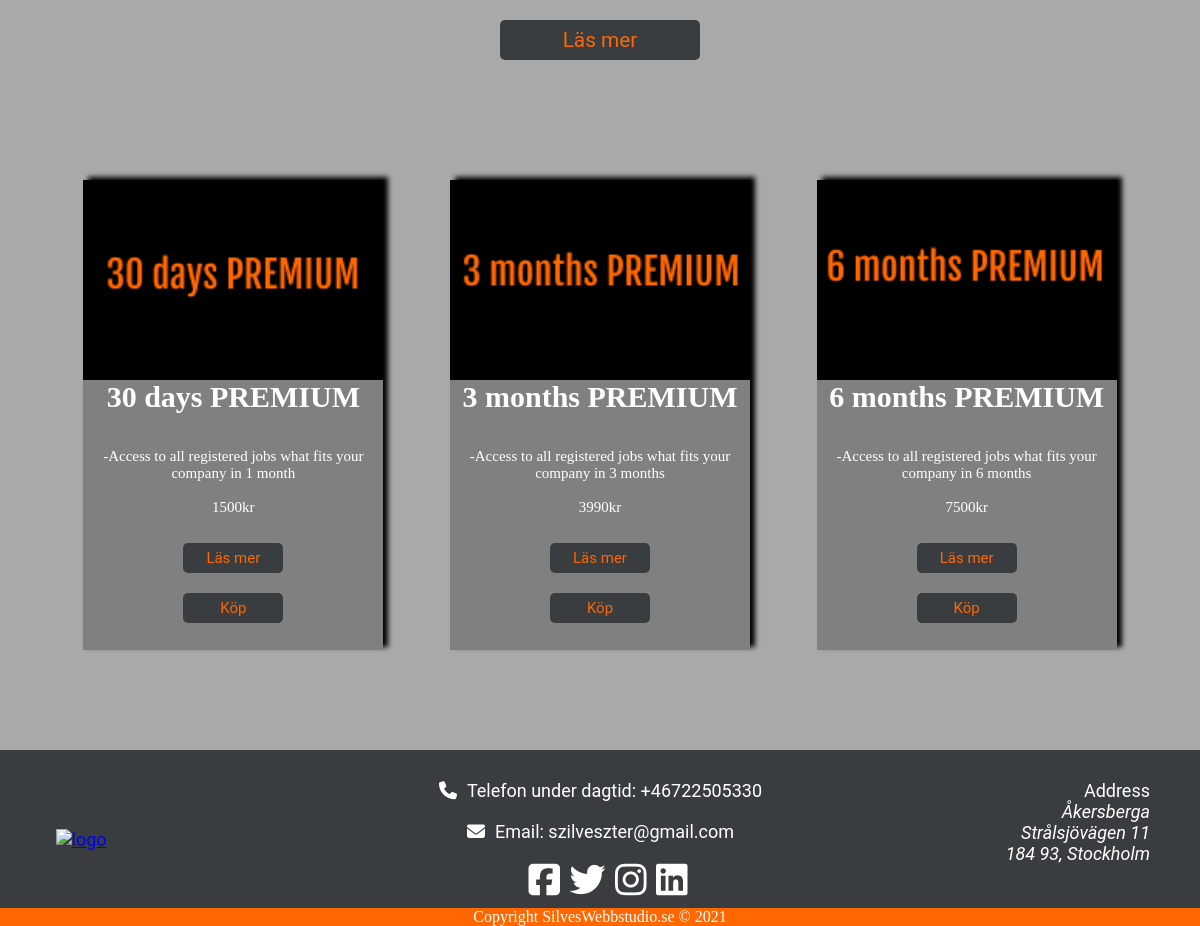
/v1/products/allProducts.php, run on the app's committed database.
### tables this page shows
CREATE TABLE `products` (
  `ID` int(11) NOT NULL,
  `name` varchar(50) NOT NULL,
  `price` int(15) NOT NULL,
  `description` text NOT NULL,
  `file_name` varchar(300) NOT NULL,
  `validTime` varchar(10) NOT NULL
);

### objects/products.php (called while the page is built, shortened)
<?php
class Product {
    private $database_handler;
    public function __construct( $database_handler_IN ) {
        $this->database_handler = $database_handler_IN;
    }
public function fetchAllProducts() {
$query_string = "SELECT id, name, description, price, file_name FROM products";
$statementHandler = $this->database_handler->prepare($query_string);
if($statementHandler !== false) {
    $statementHandler->execute();
    return $statementHandler->fetchAll();
} else {
    echo "Could not create database statement!";
    die();
}
}
}
?>

### v1/products/allProducts.php (the view, shortened to what this page needs)
<?php
include("../../objects/products.php");
$product_handler = new Product($databaseHandler);
$row = $product_handler->fetchAllProducts();
?>
<link rel="stylesheet" href="../../css/styles.css">
<div class="productsPage">
<form method="POST" action="../company/companyProfile.php">
                        <input class="submitButton" type="submit" value="Läs mer" />
                    </form>
    <div class="products">
        <div class="productsContainer">
            <?php
            foreach ($row as $product) {
            ?>
                <div class="singleProductContainer">
                    <img src='../../uploads/<?php echo $product['file_name'] ?>'>
                    <span>
                        <h1><?= $product['name'] ?></h1></br>
                    </span><br />
                    <span><?= $product['description'] ?></br></span><br />
                    <span><?= $product['price'] ?>kr</br></span><br />
                    <form method="POST" action="singleProduct.php">
                        <input class="productSubmitButton" type="submit" value="Läs mer" />
                    </form>
                    <form method="POST" action="http://localhost/examensarbete/v1/checkouts/checkout.php">
                        <input class="productSubmitButton" type="submit" value="Köp" />
                    </form>
                </div>
            <?php   } ?>
        </div>
    </div>
</div>
<?php include("../../footer.php"); ?>

### footer.php (shortened to what this page needs)
<footer>
    <div class="footerContent">
        <div class="footer-left">
        <div class="footerLogo">
            <a href="http://localhost/examensarbete/index.php" ><img src="https://i.ibb.co/3kJG2F1/Worknetworkwhite.png" alt="logo"></a>
        </div>
</div>
        <div class="footer-center">
            <div class="footerContacts">
                <div class="tel">
                    <i class="fa fa-phone"></i><a href="tel:+46722505330">Telefon under dagtid: +46722505330</a>
                </div>
                <div class="mail">
                    <i class="fa fa-envelope"></i><a href="mailto:szilveszter.mag98@gmail.com">Email: szilveszter@gmail.com</a>
                </div>
                <div class="footer-icons">
                    <a href="http://www.facebook.com"><i class="fab fa-facebook-square fa-2x"></i></a>
                    <a href="http://www.twitter.com"><i class="fab fa-twitter fa-2x"></i></a>
                    <a href="http://www.instagram.com"><i class="fab fa-instagram fa-2x"></i></a>
                    <a href="http://www.linkedin.com"><i class="fab fa-linkedin fa-2x"></i></a>
                </div>
            </div>
        </div>
        <div class="footer-right">
            <p class="footer-company-about" id="omoss">
                <span>Address</span>
                <br>
            <address>
                Åkersberga<br>
                Strålsjövägen 11<br>
                184 93, Stockholm
            </address>
            </p>
        </div>
    </div>
</footer>
<div class="copyRight">
    Copyright SilvesWebbstudio.se &copy; 2021
</div>

### css/styles.css (style rules this page uses)
footer { background-color: #393d3f; width: 100%; bottom: 18px; text-align: center; }
footer .footerContent { color: white; display: flex; font-size: 18px; font-family: "Roboto", sans-serif; align-content: space-between; padding: 20px 50px 0px 50px; }
footer .footerContent .footer-left { width: 33%; text-align: left; margin: auto; }
footer .footerContent .footer-left .footerLogo img { max-width: 200px; max-height: 100px; }
footer .footerContent .footer-center { width: 33%; text-align: center; }
footer .footerContent .footer-center .footerContacts .tel { padding: 10px; }
footer .footerContent .footer-center .footerContacts .tel a { padding: 10px; color: white; text-decoration: none; }
footer .footerContent .footer-center .footerContacts .mail { padding: 10px; }
footer .footerContent .footer-center .footerContacts .mail a { padding: 10px; color: white; text-decoration: none; }
footer .footerContent .footer-center .footerContacts .footer-icons { padding: 10px; }
footer .footerContent .footer-center .footerContacts .footer-icons i { padding-left: 5px; color: white; }
footer .footerContent .footer-right { width: 33%; text-align: right; padding-top: 10px; }
.copyRight { color: white; background-color: #ff6700; width: 100%; text-align: center; bottom: 0; }
* { margin: 0; padding: 0; }
.productsPage { min-height: 83vh; height: auto; margin: auto; text-align: center; }
.productsPage .products { width: auto; margin: auto; }
.productsPage .products .productsContainer { padding: 50px; display: flex; margin: auto; flex-wrap: wrap; }
.productsPage .products .productsContainer .singleProductContainer { box-shadow: 5px -3px 5px 0px black; font-size: 15px; text-align: center; background-color: gray; margin: 50px auto; max-width: 300px; color: white; }
.productsPage .products .productsContainer .singleProductContainer img { width: 300px; height: 200px; object-fit: contain; background-color: black; }
.productsPage .products .productsContainer .singleProductContainer .productSubmitButton { margin: 10px; color: #ff6700; width: 100px; background-color: #393d3f; border: none; height: 30px; border-radius: 5px; font-family: "Roboto", sans-serif; font-size: 15px; outline: none; text-align: center; }
.submitButton { margin: 20px auto; color: #ff6700; width: 200px; background-color: #393d3f; border: none; height: 40px; border-radius: 5px; font-family: "Roboto", sans-serif; font-size: 1.3em; outline: none; text-align: center; }

### data on the page
products: file_name (picture), name "30 days PREMIUM", description "-Access to all registered jobs what fits your company in 1 month", price "1500"
products: file_name (picture), name "3 months PREMIUM", description "-Access to all registered jobs what fits your company in 3 months", price "3990"
products: file_name (picture), name "6 months PREMIUM", description "-Access to all registered jobs what fits your company in 6 months", price "7500"
